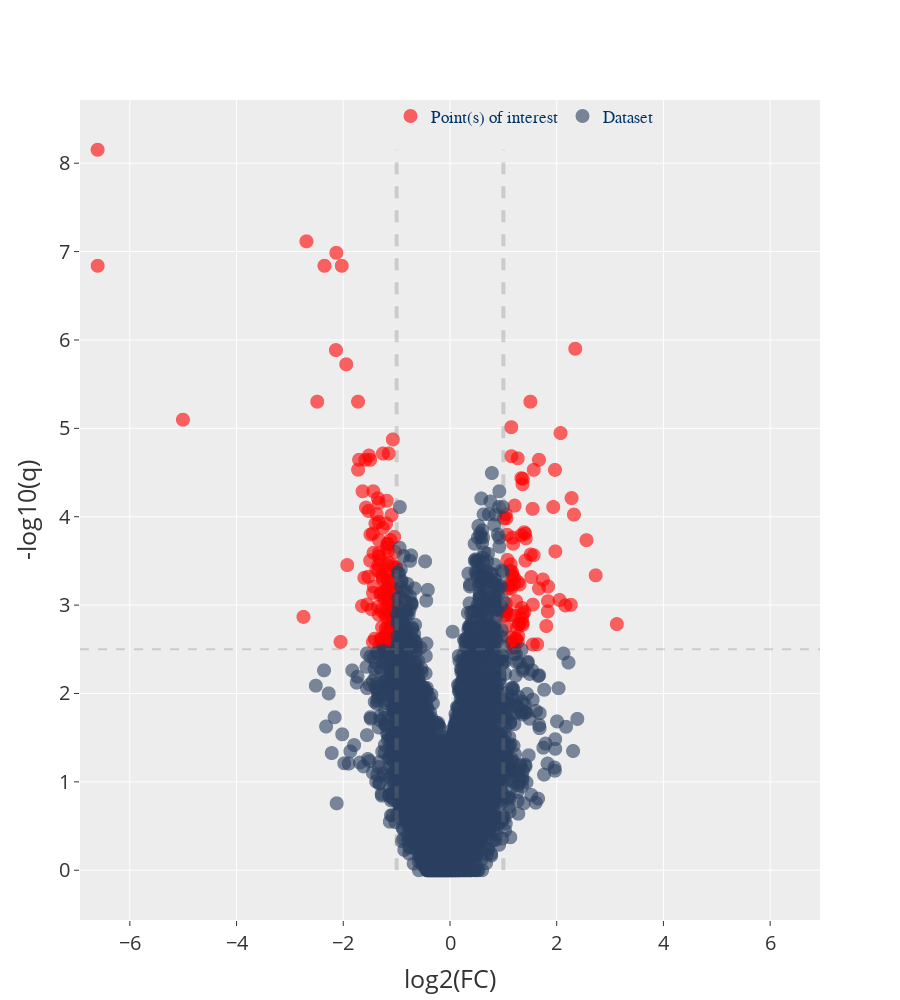

Notebook code for this chart:
### Code cell
sel_coms = [19, 22, 25, 29]
filter_dict = {f"{key}_ModCon": markers[key] for key in sel_coms}

dmy = {
    "text": [
        "COX7B",
        "ENSG00000232035",
        "RPL36A-HNRNPH2",
        "ENSG00000249731",
        "ENSG00000266340",
        "GASK1A",
        "IGFL4",
        "MAB21L3",
        "SNHG25",
        "ENSG00000262580",
        "SGSH",
        "ENSG00000266340",
        "COX7B",
        "ARIH1",
        "MKKS",
        "SULRT1A3",
        "ENSG00000260772",
        "LINC01001",
        "AKTIP",
        # Righ hand side
        "ENSG00000285043",
        "BCL10-AS1",
        "ENSG00000278456",
        "ENSG00000288934",
        "ENSG00000289293",
        "ENSG00000288545",
        "PICART1",
        "DNAJB14",
        "ADM",
        "IL1RL2",
        "IVL",
        "COQ8B",
        "ALDH1A3",
        "MAP4K4",
    ]
}
filter_dict.update(dmy)

volcano = dea.volcano(f_p0_comp, base_path=dea_path, known_markers=False, markers=filter_dict)


# volcano = dea_hp.toggle_legend(volcano, kept_traces=["0", "Point(s) of interest", "Dataset"])
volcano.add_annotation(text="P0 large", x=-4, y=8, showarrow=False, font=dict(size=20, color="#177c7a"))
volcano.add_annotation(text="P0 small", x=2, y=8, showarrow=False, font=dict(size=20, color="#177c7a"))

volcano = volcano.update_layout(
    title="",
    legend=dict(
        orientation="h",
        yanchor="middle",
        xanchor="center",
        y=0.98,
        x=0.6,
        bgcolor="rgba(0,0,0,0)",
        font=dict(size=17, color="#003366"),
    ),
    xaxis_tickfont_size=20,
    yaxis_tickfont_size=20,
    xaxis_title_font_size=25,
    yaxis_title_font_size=25,
    font=dict(size=16),
    height=1000,
    # height=900,
)
# volcano.update_traces(marker=dict(size=14, opacity=0.6), selector=dict(mode="markers"))
volcano.show()

### Figure 1 — Plotly figure (JSON) as saved in the notebook; plotly's stock layout.template omitted (floating-point values rounded to 4 significant figures; data arrays with more than 128 entries replaced by an {"elided": "..."} marker saying what was removed)
{"data": [{"customdata": {"elided": "9918 str values"}, "marker": {"color": "red", "opacity": 0.6, "size": 14}, "mode": "markers", "name": "Point(s) of interest", "text": {"elided": "234 str values"}, "textposition": "bottom left", "type": "scattergl", "x": {"elided": "234 float values"}, "y": {"elided": "234 float values"}}, {"customdata": {"elided": "9918 str values"}, "marker": {"color": "#2A3F5F", "opacity": 0.6, "size": 14}, "mode": "markers", "name": "Dataset", "text": {"elided": "9684 str values"}, "textposition": "bottom left", "type": "scattergl", "x": {"elided": "9684 float values"}, "y": {"elided": "9684 float values"}}], "layout": {"font": {"size": 16}, "height": 1000, "hovermode": "closest", "legend": {"bgcolor": "rgba(0,0,0,0)", "font": {"color": "#003366", "family": "sans-serif", "size": 17}, "orientation": "h", "x": 0.6, "xanchor": "center", "y": 0.98, "yanchor": "middle"}, "shapes": [{"line": {"color": "grey", "dash": "dash", "width": 4}, "name": "effect size min line", "type": "line", "x0": -1, "x1": -1, "xref": "x", "y0": 0, "y1": 8.152, "yref": "y"}, {"line": {"color": "grey", "dash": "dash", "width": 4}, "name": "effect size max line", "type": "line", "x0": 1, "x1": 1, "xref": "x", "y0": 0, "y1": 8.152, "yref": "y"}, {"line": {"color": "grey", "dash": "dash", "width": 2}, "name": "genomewide_line", "type": "line", "x0": -6.934, "x1": 6.934, "xref": "x", "y0": 2.5, "y1": 2.5, "yref": "y"}], "title": {"text": ""}, "xaxis": {"range": [-6.934, 6.934], "tickfont": {"size": 20}, "title": {"font": {"size": 25}, "text": "log2(FC)"}, "zeroline": false}, "yaxis": {"tickfont": {"size": 20}, "title": {"font": {"size": 25}, "text": "-log10(q)"}, "zeroline": false}}}
